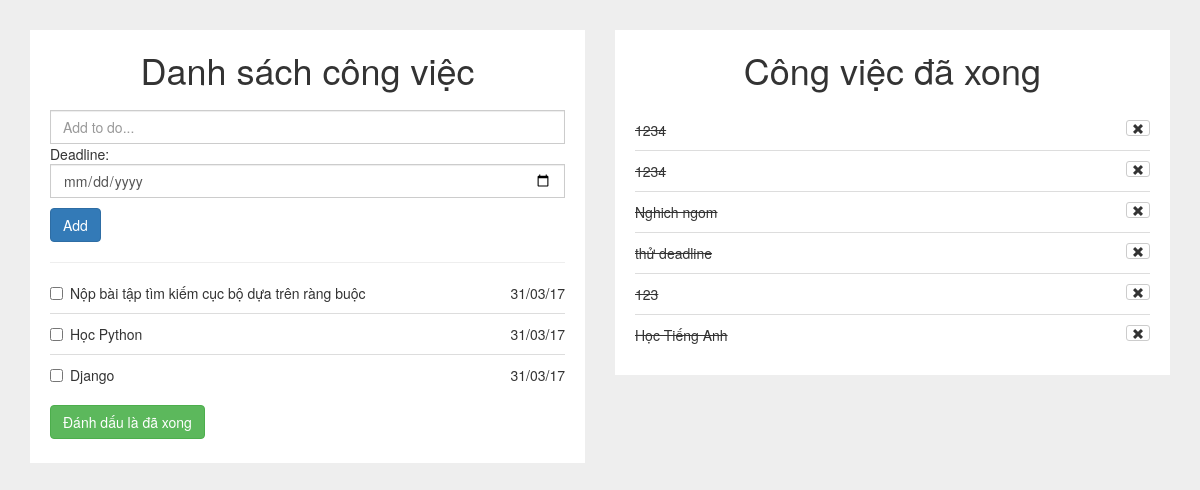
Before: /todolist/ with the older database file.
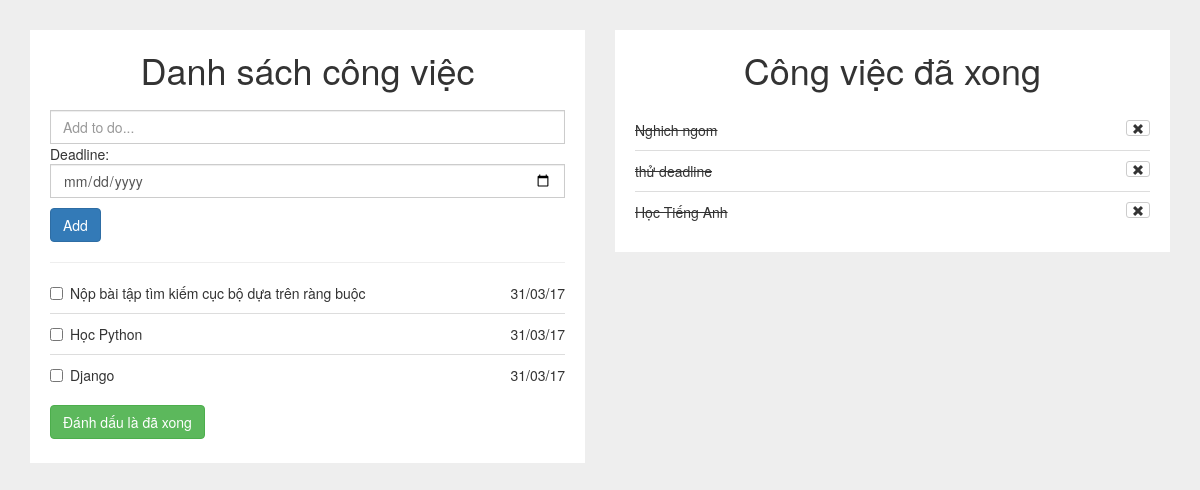
After: the same page with the newer database file.
### todolist/models.py (models this page shows)
class Task(models.Model):
	context = models.CharField(max_length=500)
	pub_date = models.DateTimeField('date published')
	status = models.IntegerField(default=0)
	deadline =  models.DateTimeField('date published')

### todolist/views.py (the view)
def index(request):
	tasks_list = Task.objects.order_by("-pub_date")
	return render(request, "todolist/index.html", {'tasks_list' : tasks_list})

### todolist/templates/todolist/index.html (shortened to what this page needs)
{% load static %}
<html lang="en">
<head>
	<link rel="stylesheet" type="text/css" href="{% static 'todolist/css/bootstrap/bootstrap.css' %}">
	<link rel="stylesheet" type="text/css" href="{% static 'todolist/css/main.css' %}">
</head>
<body>
	<div class="container">
	    <div class="row">
	        <div class="col-md-6">
	            <div class="todolist not-done">
	            <h1>Danh sách công việc</h1>
					<form action="{% url 'todolist:add' %}" method="POST">
		                <input type="text" name="context" id="context" class="form-control add-todo" placeholder="Add to do...">
		                <span>
		                	Deadline: <input type="date" name="deadline" class="form-control">
		                </span>
		                <button style="margin-top: 10px;" id="checkAll" class="btn btn-primary">Add</button>
		                <hr>
		            </form>
		            <form action="{% url 'todolist:done' %}" method="POST">
		                {% if tasks_list %}
			                <ul id="sortable" class="list-unstyled">
			                {% for task in tasks_list %}
			                	{% if task.status == 0 %}
				                    <li class="ui-state-default">
				                        <div class="checkbox">
				                            <label>
				                                <input type="checkbox" name="task{{task.id}}" value="{{task.id}}"/>{{task.context}}
				                            </label>
				                            <label style="float: right;">
				                            	{{task.deadline|date:"d/m/y"}}
				                            </label>
				                        </div>
				                    </li>
				                {% endif %}
			                {% endfor %}
			                </ul>
		                {% else %}
		                	<p> No tasks </p>
		                {% endif %}
		                <button style="margin-top: 10px;" id="checkAll" class="btn btn-success">Đánh dấu là đã xong</button>
	                </form>
	            </div>
	        </div>
	        <div class="col-md-6">
	            <div class="todolist">
	             <h1>Công việc đã xong</h1>
	              	{% if tasks_list %}
	                	<ul id="done-items" class="list-unstyled">
	                	{% for task in tasks_list %}
		                	{% if task.status == 1 %}
			                    <li>
			                    	{{task.context}}
			                    	<a href="{% url 'todolist:delete' task.id %}" class="remove-item btn btn-default btn-xs pull-right">
			                    		<span class="glyphicon glyphicon-remove"></span>
			                    	</a>
			                    </li>
			                {% endif %}
		                {% endfor %}
		            </ul>
		            {% else %}
	                	<p> No tasks </p>
	                {% endif %}
	            </div>
	        </div>
	    </div>
	</div>
</body>
</html>

Changed rows visible on the page:
removed Task: context "1234", shown under "Công việc đã xong"
removed Task: context "1234", shown under "Công việc đã xong"
removed Task: context "123", shown under "Công việc đã xong"
